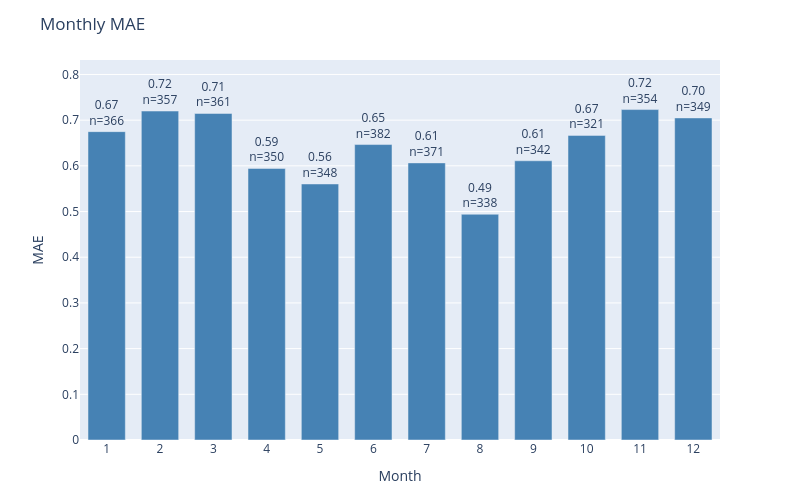

The notebook cell this image was saved under:
### Code cell
plot_error_by_group(
    df=results_test,
    y_true_col='actual',
    y_pred_col='prediction',
    date_col='dt_prediction',
    group_by='month',
    metric='mae',
    title='Monthly MAE'
)

### Figure 1 — Plotly figure (JSON) as saved in the notebook; plotly's stock layout.template omitted (floating-point values rounded to 4 significant figures)
{"data": [{"marker": {"color": "steelblue"}, "text": ["0.67<br>n=366", "0.72<br>n=357", "0.71<br>n=361", "0.59<br>n=350", "0.56<br>n=348", "0.65<br>n=382", "0.61<br>n=371", "0.49<br>n=338", "0.61<br>n=342", "0.67<br>n=321", "0.72<br>n=354", "0.70<br>n=349"], "textposition": "outside", "type": "bar", "x": ["1", "2", "3", "4", "5", "6", "7", "8", "9", "10", "11", "12"], "y": [0.6749, 0.7199, 0.7147, 0.5943, 0.5603, 0.6466, 0.6065, 0.4941, 0.6111, 0.6667, 0.7232, 0.7049]}], "layout": {"bargap": 0.3, "height": 500, "margin": {"b": 60, "t": 60}, "title": {"text": "Monthly MAE"}, "uniformtext": {"minsize": 8, "mode": "hide"}, "width": 800, "xaxis": {"title": {"text": "Month"}}, "yaxis": {"range": [0, 0.8316], "title": {"text": "MAE"}}}}
